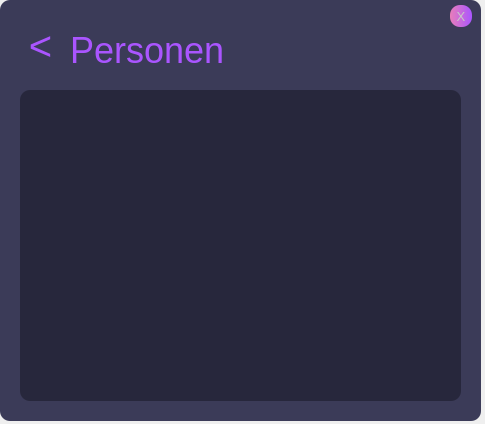
<?xml version="1.0" encoding="UTF-8"?>
<ui version="4.0">
 <class>Form</class>
 <widget class="QWidget" name="Form">
  <property name="geometry">
   <rect>
    <x>0</x>
    <y>0</y>
    <width>485</width>
    <height>424</height>
   </rect>
  </property>
  <property name="windowTitle">
   <string>Form</string>
  </property>
  <widget class="QFrame" name="frame">
   <property name="geometry">
    <rect>
     <x>0</x>
     <y>0</y>
     <width>481</width>
     <height>421</height>
    </rect>
   </property>
   <property name="styleSheet">
    <string notr="true">background-color: rgb(59, 59, 88);
border-radius:10px;
</string>
   </property>
   <property name="frameShape">
    <enum>QFrame::StyledPanel</enum>
   </property>
   <property name="frameShadow">
    <enum>QFrame::Raised</enum>
   </property>
   <widget class="QLabel" name="label">
    <property name="geometry">
     <rect>
      <x>70</x>
      <y>25</y>
      <width>341</width>
      <height>51</height>
     </rect>
    </property>
    <property name="font">
     <font>
      <family>Segoe UI</family>
      <pointsize>27</pointsize>
      <weight>50</weight>
      <bold>false</bold>
      <stylestrategy>PreferAntialias</stylestrategy>
     </font>
    </property>
    <property name="styleSheet">
     <string notr="true">color: qlineargradient(spread:pad, x1:0, y1:0.460227, x2:1, y2:0.46, stop:0 rgba(231, 126, 186, 255), stop:1 rgba(170, 85, 255, 255));</string>
    </property>
    <property name="text">
     <string>Personen</string>
    </property>
    <property name="alignment">
     <set>Qt::AlignLeading|Qt::AlignLeft|Qt::AlignVCenter</set>
    </property>
   </widget>
   <widget class="QPushButton" name="exit">
    <property name="geometry">
     <rect>
      <x>450</x>
      <y>5</y>
      <width>22</width>
      <height>22</height>
     </rect>
    </property>
    <property name="font">
     <font>
      <family>Segoe UI</family>
      <pointsize>10</pointsize>
      <weight>50</weight>
      <italic>false</italic>
      <bold>false</bold>
     </font>
    </property>
    <property name="styleSheet">
     <string notr="true">background-color: qlineargradient(spread:pad, x1:0, y1:0.460227, x2:1, y2:0.46, stop:0 rgba(231, 126, 186, 255), stop:1 rgba(170, 85, 255, 255));
border-radius:10px;
font: 10pt &quot;Segoe UI&quot;;
color:rgb(200, 200, 200);</string>
    </property>
    <property name="text">
     <string>X</string>
    </property>
   </widget>
   <widget class="QFrame" name="frame_3">
    <property name="geometry">
     <rect>
      <x>20</x>
      <y>90</y>
      <width>441</width>
      <height>311</height>
     </rect>
    </property>
    <property name="styleSheet">
     <string notr="true">background-color: rgb(39, 39, 60);</string>
    </property>
    <property name="frameShape">
     <enum>QFrame::StyledPanel</enum>
    </property>
    <property name="frameShadow">
     <enum>QFrame::Raised</enum>
    </property>
    <widget class="QListWidget" name="personList">
     <property name="geometry">
      <rect>
       <x>10</x>
       <y>10</y>
       <width>421</width>
       <height>291</height>
      </rect>
     </property>
     <property name="styleSheet">
      <string notr="true">font: 20pt &quot;Segoe UI&quot;;
color: rgb(255, 255, 255);</string>
     </property>
    </widget>
   </widget>
   <widget class="QPushButton" name="backButton">
    <property name="geometry">
     <rect>
      <x>20</x>
      <y>30</y>
      <width>41</width>
      <height>31</height>
     </rect>
    </property>
    <property name="font">
     <font>
      <family>Segoe UI</family>
      <pointsize>30</pointsize>
      <weight>50</weight>
      <italic>false</italic>
      <bold>false</bold>
     </font>
    </property>
    <property name="styleSheet">
     <string notr="true">QPushButton#backButton{
color: qlineargradient(spread:pad, x1:0, y1:0.460227, x2:1, y2:0.46, stop:0 rgba(231, 126, 186, 255), stop:1 rgba(170, 85, 255, 255));
font: 30pt &quot;Segoe UI&quot;;

}
QPushButton#backButton:hover {
	font:  75 25pt &quot;Segoe UI&quot;;
}

QPushButton#backButton:pressed{
	color: rgb(59, 59, 88);
}</string>
    </property>
    <property name="text">
     <string>&lt;</string>
    </property>
   </widget>
  </widget>
 </widget>
 <resources/>
 <connections/>
</ui>
